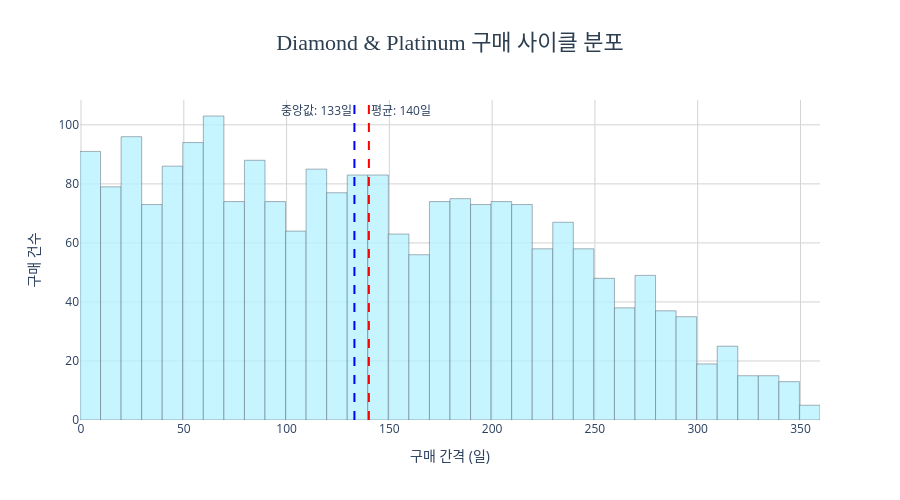

The notebook cell this image was saved under:
### Code cell
# 구매 사이클 시각화
fig = go.Figure(go.Histogram(
    x=df_cycle['구매_사이클'],
    marker=dict(
        color='#B9F2FF',
        line=dict(color='#2c3e50', width=0.5)
    ),
    opacity=0.8,
    nbinsx=50,
    showlegend=False
))

fig.add_vline(
    x=df_cycle['구매_사이클'].mean(),
    line_dash='dash',
    line_color='red',
    annotation_text=f"평균: {df_cycle['구매_사이클'].mean():.0f}일",
    annotation_position='top right'
)

fig.add_vline(
    x=df_cycle['구매_사이클'].median(),
    line_dash='dash',
    line_color='blue',
    annotation_text=f"중앙값: {df_cycle['구매_사이클'].median():.0f}일",
    annotation_position='top left'
)

fig.update_layout(
    title=dict(
        text='Diamond & Platinum 구매 사이클 분포',
        font=dict(size=22, color='#2c3e50', family='Arial Black'),
        x=0.5,
        xanchor='center'
    ),
    height=500,
    width=900,
    plot_bgcolor='white'
)

fig.update_xaxes(title_text='구매 간격 (일)', gridcolor='lightgray')
fig.update_yaxes(title_text='구매 건수', gridcolor='lightgray')

fig.show()

### Figure 1 — Plotly figure (JSON) as saved in the notebook; plotly's stock layout.template omitted (floating-point values rounded to 4 significant figures; data arrays with more than 128 entries replaced by an {"elided": "..."} marker saying what was removed)
{"data": [{"marker": {"color": "#B9F2FF", "line": {"color": "#2c3e50", "width": 0.5}}, "nbinsx": 50, "opacity": 0.8, "showlegend": false, "type": "histogram", "x": {"elided": "2220 int values"}}], "layout": {"annotations": [{"showarrow": false, "text": "평균: 140일", "x": 140.0, "xanchor": "left", "xref": "x", "y": 1, "yanchor": "top", "yref": "y domain"}, {"showarrow": false, "text": "중앙값: 133일", "x": 133, "xanchor": "right", "xref": "x", "y": 1, "yanchor": "top", "yref": "y domain"}], "height": 500, "plot_bgcolor": "white", "shapes": [{"line": {"color": "red", "dash": "dash"}, "type": "line", "x0": 140.0, "x1": 140.0, "xref": "x", "y0": 0, "y1": 1, "yref": "y domain"}, {"line": {"color": "blue", "dash": "dash"}, "type": "line", "x0": 133, "x1": 133, "xref": "x", "y0": 0, "y1": 1, "yref": "y domain"}], "title": {"font": {"color": "#2c3e50", "family": "Arial Black", "size": 22}, "text": "Diamond & Platinum 구매 사이클 분포", "x": 0.5, "xanchor": "center"}, "width": 900, "xaxis": {"gridcolor": "lightgray", "title": {"text": "구매 간격 (일)"}}, "yaxis": {"gridcolor": "lightgray", "title": {"text": "구매 건수"}}}}
